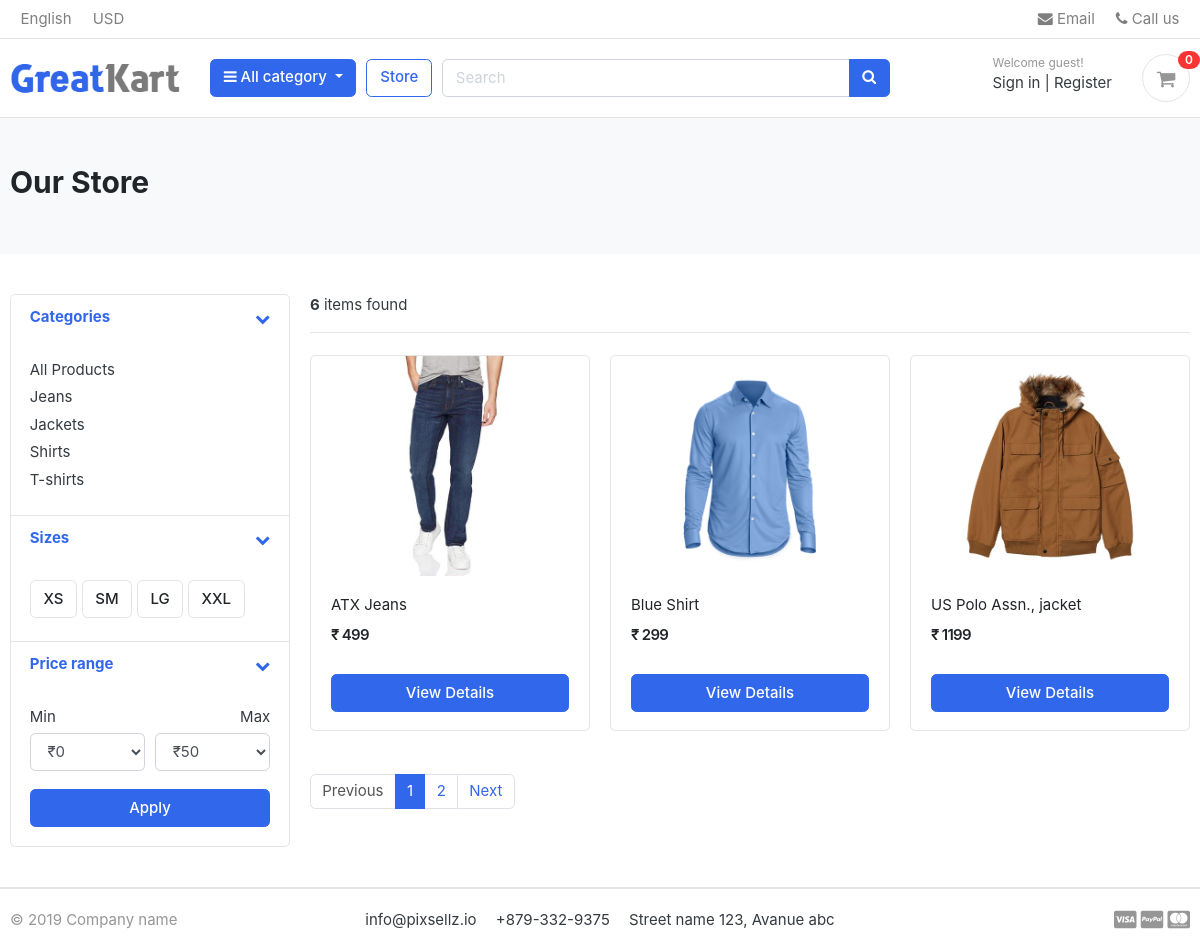
/store/, run on the app's committed database.
### category/models.py (models this page shows, shortened)
class Category(models.Model):
    category_name = models.CharField(max_length=50, unique=True)
    slug = models.SlugField(max_length=100, unique=True)
    description = models.TextField(max_length=255, blank=True)
    cat_image = models.ImageField(upload_to='photos/categories', blank=True)
    class Meta:
        verbose_name = 'category'
        verbose_name_plural = 'categories'
    def get_url(self):
            return reverse('products_by_category', args=[self.slug])

### store/models.py (models this page shows, shortened)
class Product(models.Model):
    product_name    = models.CharField(max_length=200, unique=True)
    slug            = models.SlugField(max_length=200, unique=True)
    description     = models.TextField(max_length=500, blank=True)
    price           = models.IntegerField()
    images          = models.ImageField(upload_to='photos/products')
    stock           = models.IntegerField()
    is_available    = models.BooleanField(default=True)
    category        = models.ForeignKey(Category, on_delete=models.CASCADE)
    created_date    = models.DateTimeField(auto_now_add=True)
    modified_date   = models.DateTimeField(auto_now=True)
    def get_url(self):
        return reverse('product_detail', args=[self.category.slug, self.slug])

### store/views.py (the view)
# urls.py: path('store/', include('store.urls')),
def store(request, category_slug=None):
    categories = None
    products = None
    if category_slug != None:
        categories = get_object_or_404(Category, slug=category_slug)
        products = Product.objects.filter(category=categories, is_available=True)
        paginator = Paginator(products, 1)
        page = request.GET.get('page')
        paged_products = paginator.get_page(page)
        product_count = products.count()
    else:
        products = Product.objects.all().filter(is_available=True).order_by('id')
        paginator = Paginator(products, 3)
        page = request.GET.get('page')
        paged_products = paginator.get_page(page)
        product_count = products.count()
    context = {
        'products': paged_products,
        'product_count': product_count,
    }
    return render(request, 'store/store.html', context)

### carts/context_processors.py (called while the page is built)
def counter(request):
    cart_count = 0
    if 'admin' in request.path:
        return {}
    else:
        try:
            cart = Cart.objects.filter(cart_id=_cart_id(request))
            if request.user.is_authenticated:
                cart_items = CartItem.objects.all().filter(user=request.user)
            else:
                cart_items = CartItem.objects.all().filter(cart=cart[:1])
            for cart_item in cart_items:
                cart_count += cart_item.quantity
        except Cart.DoesNotExist:
            cart_count = 0
    return dict(cart_count=cart_count)

### carts/views.py (called while the page is built)
def _cart_id(request):
    cart = request.session.session_key
    if not cart:
        cart = request.session.create()
    return cart

### category/context_processors.py (called while the page is built)
def menu_links(request):
    links = Category.objects.all()
    return dict(links=links)

### templates/store/store.html (shortened to what this page needs)
{% extends 'base.html' %}
{% load static %}
{% block content %}
<section class="section-pagetop bg">
<div class="container">
	{% if 'search' in request.path %}
		<h2 class="title-page">Search Result</h2>
	{% else %}
		<h2 class="title-page">Our Store</h2>
	{% endif %}
</div>
</section>
<section class="section-content padding-y">
<div class="container">
<div class="row">
	<aside class="col-md-3">
<div class="card">
	<article class="filter-group">
		<header class="card-header">
			<a href="#" data-toggle="collapse" data-target="#collapse_1" aria-expanded="true" class="">
				<i class="icon-control fa fa-chevron-down"></i>
				<h6 class="title">Categories</h6>
			</a>
		</header>
		<div class="filter-content collapse show" id="collapse_1" style="">
			<div class="card-body">
				<ul class="list-menu">
					<li><a href="{% url 'store' %}">All Products  </a></li>
					{% for category in links %}
				<li><a href="{{ category.get_url }}">{{ category.category_name }}  </a></li>
					{% endfor %}
				</ul>
			</div>
		</div>
	</article>
	<article class="filter-group">
		<header class="card-header">
			<a href="#" data-toggle="collapse" data-target="#collapse_4" aria-expanded="true" class="">
				<i class="icon-control fa fa-chevron-down"></i>
				<h6 class="title">Sizes </h6>
			</a>
		</header>
		<div class="filter-content collapse show" id="collapse_4" style="">
			<div class="card-body">
			  <label class="checkbox-btn">
			    <span class="btn btn-light"> XS </span>
			  </label>
			  <label class="checkbox-btn">
			    <span class="btn btn-light"> SM </span>
			  </label>
			  <label class="checkbox-btn">
			    <span class="btn btn-light"> LG </span>
			  </label>
			  <label class="checkbox-btn">
			    <span class="btn btn-light"> XXL </span>
			  </label>
		</div>
		</div>
	</article>
	<article class="filter-group">
		<header class="card-header">
			<a href="#" data-toggle="collapse" data-target="#collapse_3" aria-expanded="true" class="">
				<i class="icon-control fa fa-chevron-down"></i>
				<h6 class="title">Price range </h6>
			</a>
		</header>
		<div class="filter-content collapse show" id="collapse_3" style="">
			<div class="card-body">
				<div class="form-row">
				<div class="form-group col-md-6">
				  <label>Min</label>
				  	<select class="mr-2 form-control">
						<option value="0">₹0</option>
					</select>
				</div>
				<div class="form-group text-right col-md-6">
				  <label>Max</label>
				  	<select class="mr-2 form-control">
						<option value="50">₹50</option>
					</select>
				</div>
				</div>
				<button class="btn btn-block btn-primary">Apply</button>
			</div>
		</div>
	</article>
</div>
	</aside>
	<main class="col-md-9">
<header class="border-bottom mb-4 pb-3">
		<div class="form-inline">
			<span class="mr-md-auto"><b>{{ product_count }}</b> items found </span>
		</div>
</header>
<div class="row">
	{% if products %}
	{% for product in products %}
	<div class="col-md-4">
		<figure class="card card-product-grid">
			<div class="img-wrap">
				<a href="{{ product.get_url }}"><img src="{{ product.images.url }}"></a>
			</div>
			<figcaption class="info-wrap">
				<div class="fix-height">
					<a href="{{ product.get_url }}" class="title">{{ product.product_name }}</a>
					<div class="price-wrap mt-2">
						<span class="price">₹ {{ product.price }}</span>
					</div>
				</div>
				<a href="{{ product.get_url }}" class="btn btn-block btn-primary">View Details </a>
			</figcaption>
		</figure>
	</div>
	{% endfor %}
	{% else %}
	<div>
		<h2>No result found. Please try again.</h2>
	</div>
	{% endif %}
</div>
<nav class="mt-4" aria-label="Page navigation sample">
	{% if products.has_other_pages %}
	  <ul class="pagination">
			{% if products.has_previous %}
	    <li class="page-item"><a class="page-link" href="?page={{products.previous_page_number}}">Previous</a></li>
			{% else %}
			<li class="page-item disabled"><a class="page-link" href="#">Previous</a></li>
			{% endif %}
			{% for i in products.paginator.page_range %}
				{% if products.number == i %}
	    		<li class="page-item active"><a class="page-link" href="#">{{i}}</a></li>
				{% else %}
					<li class="page-item"><a class="page-link" href="?page={{i}}">{{i}}</a></li>
				{% endif %}
	    {% endfor %}
			{% if products.has_next %}
	    	<li class="page-item"><a class="page-link" href="?page={{products.next_page_number}}">Next</a></li>
			{% else %}
				<li class="page-item disabled"><a class="page-link" href="#">Next</a></li>
			{% endif %}
	  </ul>
	{% endif %}
</nav>
	</main>
</div>
</div>
</section>
{% endblock %}

### static/css/ui.css (style rules this page uses)
html { font-family: "Inter", sans-serif; font-size: 15px; }
.img-wrap { text-align: center; display: block; }
.img-wrap img { max-width: 100%; }
.price-wrap { letter-spacing: -0.7px; }
.padding-y { padding-top: 40px; padding-bottom: 40px; }
figure { margin-bottom: 0; }
article:after, .form-group:after { display: block; clear: both; content: ""; }
.bg { background-color: #f8f9fa; }
.title-page { color: #212529; }
.btn-light { background-color: #fff; border-color: #e4e4e4; }
[class*=list-] li:after { visibility: hidden; display: block; content: ""; overflow: hidden; height: 0; clear: both; }
.list-menu { list-style: none; margin: 0; padding-left: 0; }
.list-menu li { margin-bottom: 5px; }
.list-menu a { color: #343a40; }
[class*=card-product] a.title { color: #212529; display: block; }
[class*=card-product] .img-wrap { overflow: hidden; position: relative; }
[class*=card-product] .img-wrap img { height: 100%; max-width: 100%; width: auto; display: inline-block; -o-object-fit: cover; object-fit: cover; }
.card-product-grid { margin-bottom: 20px; }
.card-product-grid .img-wrap { border-radius: 0.2rem 0.2rem 0 0; height: 220px; }
.card-product-grid .info-wrap { overflow: hidden; padding: 18px 20px; }
.card-product-grid .fix-height { height: 80px; overflow: hidden; }
.card .img-wrap { overflow: hidden; }
.price { font-weight: 600; color: #212529; }
.icon-control { margin-top: 5px; float: right; font-size: 80%; }
.card-header .title { margin-bottom: 0; line-height: 1.5; }
.filter-group { border-bottom: 1px solid #e4e4e4; }
.filter-group .card-header { border-bottom: 0; }
.filter-group:last-child { border-bottom: 0; }
.checkbox-btn { position: relative; }
.section-pagetop { padding: 45px 0; }

### data on the page
Category: category_name "Jeans"
Category: category_name "Jackets"
Category: category_name "Shirts"
Category: category_name "T-shirts"
Product: images (picture), product_name "ATX Jeans", price "499"
Product: images (picture), product_name "Blue Shirt", price "299"
Product: images (picture), product_name "US Polo Assn., jacket", price "1199"

### other printed values
{{ cart_count }} "0"
{{ product_count }} "6"
{{ i }} "1"
{{ i }} "2"
